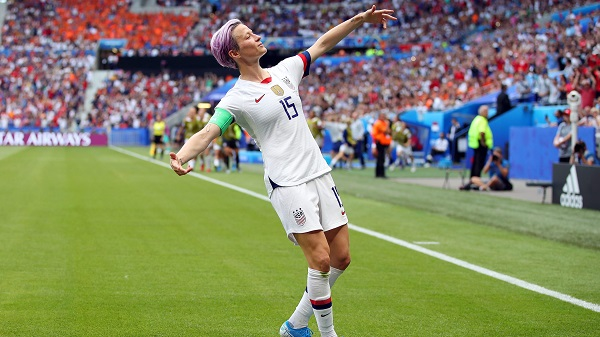
#> input picture megan.jpg, 600 x 337 px, found by its file name
$ jupyter execute --allow-errors gesture_recognition.ipynb
#> lines starting #> are read from the running program, lines starting #| are printed output that depends on the picture
<a href="https://colab.research.google.com/github/kgpark88/visionai/blob/main/gesture_recognition.ipynb" target="_parent"></a>

#신체 동작 감지

### 라이브러리 임포트

[cell 1]
import cv2
import matplotlib.pyplot as plt
from google.colab.patches import cv2_imshow
import numpy as np

### 이미지 로드

[cell 2]
from google.colab import drive
drive.mount('/content/drive')

[cell 3]
image = cv2.imread('/content/drive/MyDrive/ComputerVision/image/megan.jpg')
#> image is the input picture: shape (337, 600, 3); mean B, G, R 104, 135.2, 129.8

[cell 4]
cv2_imshow(image)

[cell 5]
image.shape
#> Out = (337, 600, 3)

[cell 6]
type(image)

[cell 7]
image_blob = cv2.dnn.blobFromImage(image = image, scalefactor = 1.0 / 255,
                                   size = (image.shape[1], image.shape[0]))

[cell 8]
type(image_blob)

[cell 9]
image_blob.shape
#> Out = (1, 3, 337, 600)

### 사전 학습된 신경망 로드

- Caffe Deep Learning framework: https://caffe.berkeleyvision.org/

#> (a cell that did not finish here is left out)

#> (a cell that did not finish here is left out)

#> (a cell that did not finish here is left out)

### 바디 포인트 예측

#> (a cell that did not finish here is left out)

#> (a cell that did not finish here is left out)

#> (a cell that did not finish here is left out)

#> (a cell that did not finish here is left out)

[cell 17]
(image.shape[1] * 28) / 75
#> Out = 224

[cell 18]
# minMaxLoc: https://docs.opencv.org/master/d2/de8/group__core__array.html#gab473bf2eb6d14ff97e89b355dac20707
num_points = 15
points = []
threshold = 0.1
#> (the rest of this cell did not finish here and is left out)

[cell 19]
points

[cell 20]
plt.figure(figsize=(14,10))
plt.imshow(cv2.cvtColor(image, cv2.COLOR_BGR2RGB));

[cell 21]
point_connections = [[0,1], [1,2], [2,3], [3,4], [1,5], [5,6], [6,7],[1,14],
                     [14,8], [8,9], [9,10], [14,11], [11,12], [12,13]]

[cell 22]
point_connections

#> (a cell that did not finish here is left out)

[cell 24]
plt.figure(figsize=(14,10))
plt.imshow(cv2.cvtColor(image, cv2.COLOR_BGR2RGB));

## 움직임 감지(팔을 머리 위로 올리기)

[cell 25]
image2 = cv2.imread('/content/drive/MyDrive/ComputerVision/image/player.jpg')
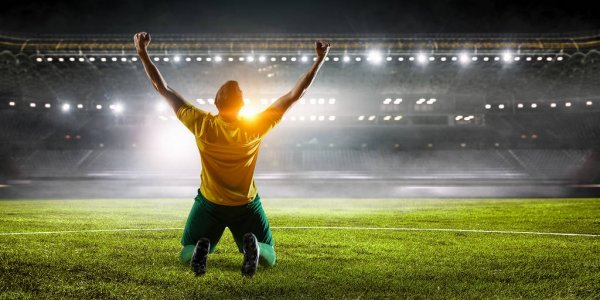
#> input picture player.jpg, 600 x 300 px, found by its file name
#> image2 is the input picture: shape (300, 600, 3); mean B, G, R 78.6, 108.7, 108.4
cv2_imshow(image2)

[cell 26]
image2 = cv2.imread('/content/drive/MyDrive/ComputerVision/image/player.jpg')
image_blob2 = cv2.dnn.blobFromImage(image = image2, scalefactor = 1.0 / 255, size = (image2.shape[1], image2.shape[0]))
#> (the rest of this cell did not finish here and is left out)

[cell 27]
def verify_arms_up(points):
    head, right_wrist, left_wrist = 0, 0, 0
    for i, point in enumerate(points):
        #print(i, point)
        if i == 0:
            head = point[1]
        elif i == 4:
            right_wrist = point[1]
        elif i == 7:
            left_wrist = point[1]

    #print(head, right_wrist, left_wrist)
    if right_wrist < head and left_wrist < head:
        return True
    else:
        return False

[cell 28]
verify_arms_up(points)

[cell 29]
image = cv2.imread('/content/drive/MyDrive/ComputerVision/image/jump.jpg')
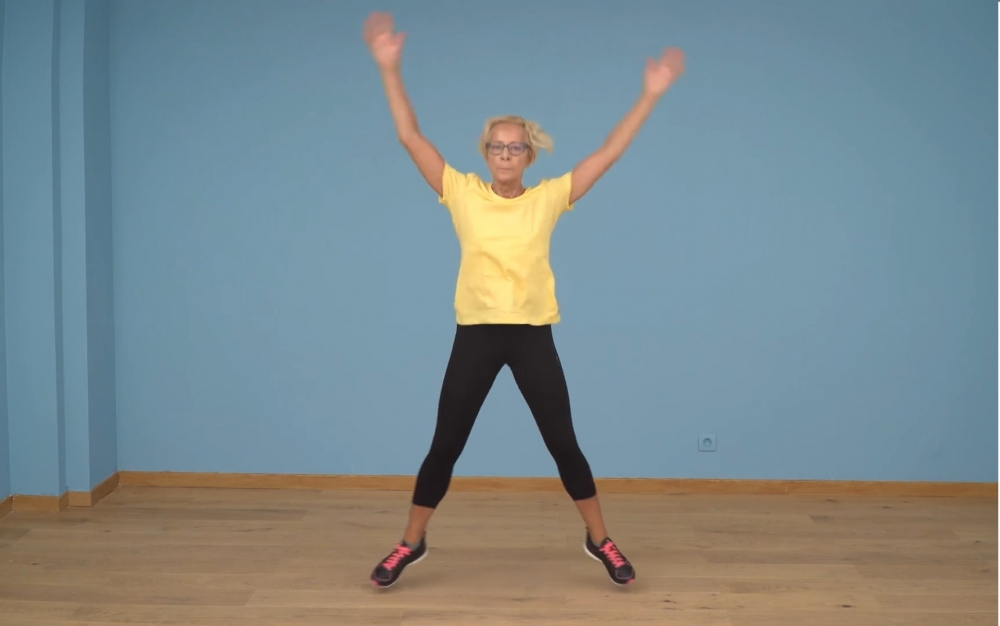
#> input picture jump.jpg, 1000 x 626 px, found by its file name
#> image is the input picture: shape (626, 1000, 3); mean B, G, R 141, 137.9, 123.7
image_blob = cv2.dnn.blobFromImage(image = image, scalefactor = 1.0 / 255, size = (image.shape[1], image.shape[0]))
#> (the rest of this cell did not finish here and is left out)

[cell 30]
def verify_legs_apart(points):
    left_hip, rigth_hip = 0, 0
    left_ankle, right_ankle = 0, 0

    for i, point in enumerate(points):
        if i == 11:
            left_hip = point[0]
        elif i == 8:
            rigth_hip = point[0]
        elif i == 13:
            left_ankle = point[0]
        elif i == 10:
            rigth_ankle = point[0]

    if (left_ankle > left_hip) and (rigth_ankle < rigth_hip):
        return True
    else:
        return False
